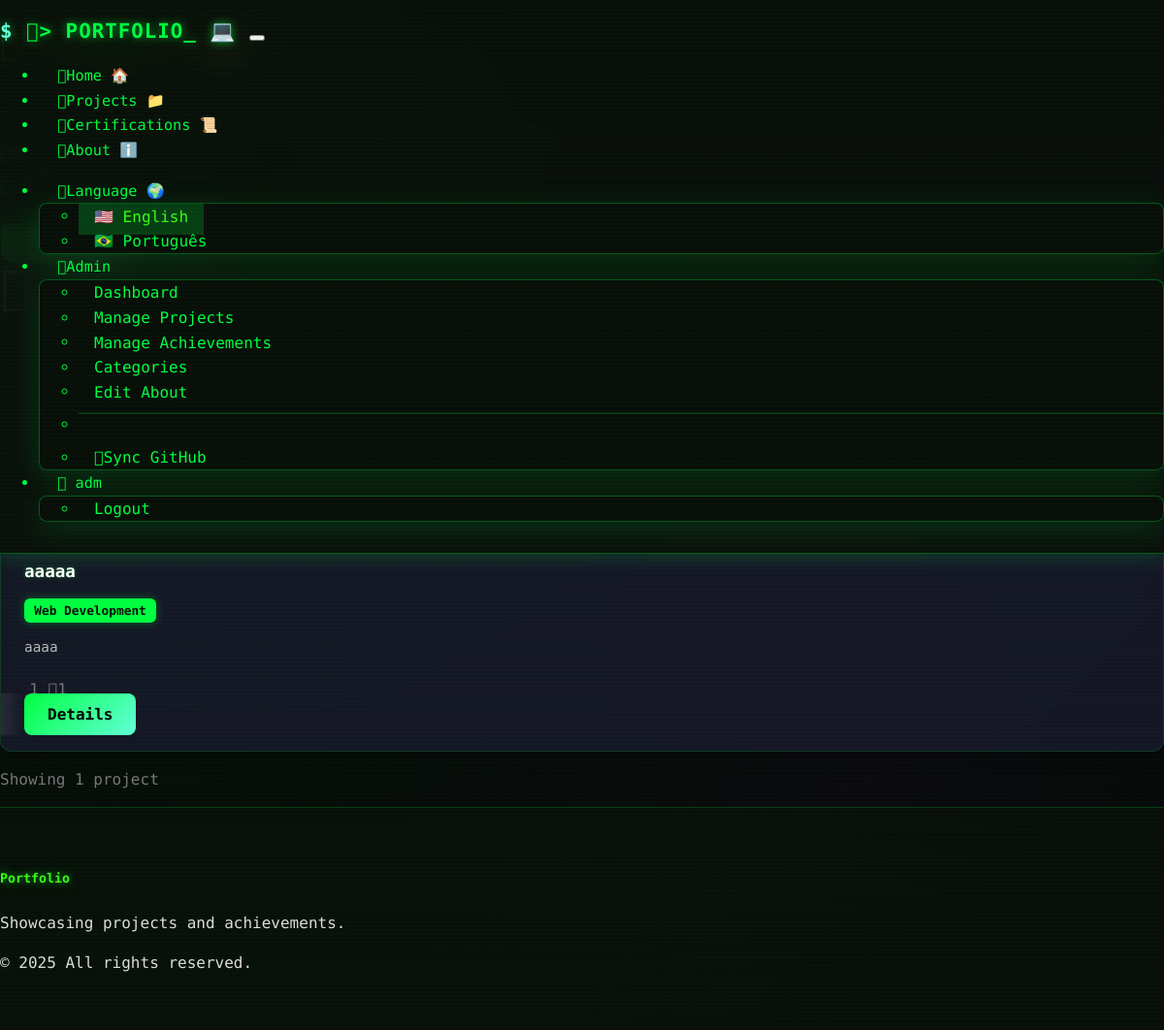
Page /projects (signed in) on the earlier database version.
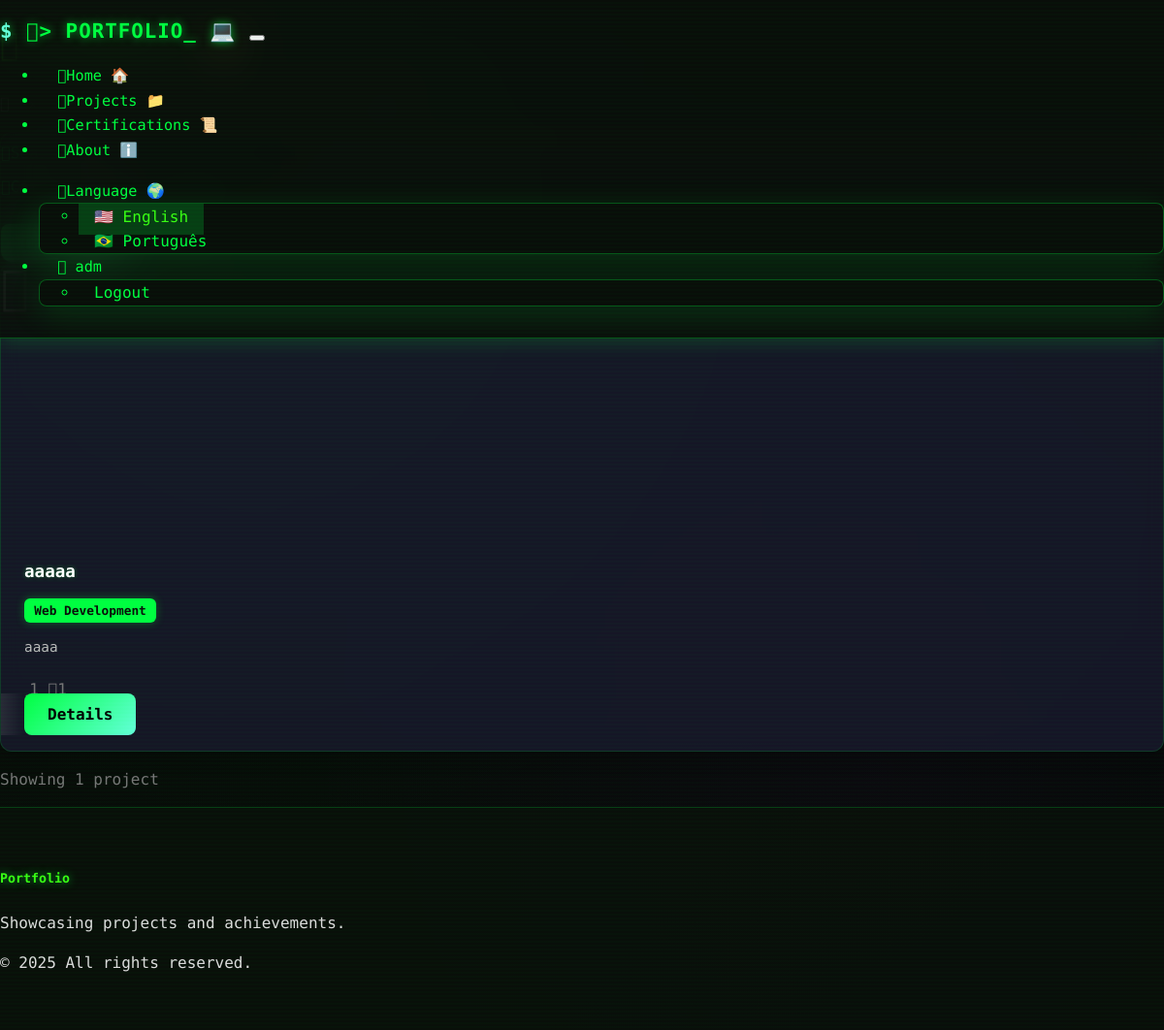
Same page on the later database version.
### models.py (models this page shows, shortened)
class User(UserMixin, db.Model):
    __tablename__ = 'users'
    id = db.Column(db.String, primary_key=True)
    email = db.Column(db.String, unique=True, nullable=True)
    password_hash = db.Column(db.String(256), nullable=True)  # For local auth
    first_name = db.Column(db.String, nullable=True)
    last_name = db.Column(db.String, nullable=True)
    profile_image_url = db.Column(db.String, nullable=True)
    is_admin = db.Column(db.Boolean, default=False)
    auth_type = db.Column(db.String(20), default='replit')  # 'replit' or 'local'
    created_at = db.Column(db.DateTime, default=datetime.now)
    updated_at = db.Column(db.DateTime, default=datetime.now, onupdate=datetime.now)
    comments = db.relationship('Comment', backref='author', lazy='dynamic')
    likes = db.relationship('Like', backref='user', lazy='dynamic')
    @property
    def display_name(self):
        if self.first_name and self.last_name:
            return f"{self.first_name} {self.last_name}"
        elif self.first_name:
            return self.first_name
        elif self.email:
            return self.email.split('@')[0]
        return "Anonymous User"

class Project(db.Model):
    __tablename__ = 'projects'
    id = db.Column(db.Integer, primary_key=True)
    title = db.Column(db.String(200), nullable=False)
    description = db.Column(db.Text, nullable=False)
    content = db.Column(db.Text)  # Detailed content/overview
    image_url = db.Column(db.String(500))
    demo_url = db.Column(db.String(500))
    github_url = db.Column(db.String(500))
    technologies = db.Column(db.String(500))  # Comma-separated list
    is_published = db.Column(db.Boolean, default=False)
    is_featured = db.Column(db.Boolean, default=False)
    category_id = db.Column(db.Integer, db.ForeignKey('categories.id'))
    created_at = db.Column(db.DateTime, default=datetime.now)
    updated_at = db.Column(db.DateTime, default=datetime.now, onupdate=datetime.now)
    comments = db.relationship('Comment', backref='project', lazy='dynamic', cascade='all, delete-orphan')
    likes = db.relationship('Like', backref='project', lazy='dynamic', cascade='all, delete-orphan')
    @property
    def like_count(self):
        return self.likes.count()
    @property
    def comment_count(self):
        return self.comments.count()
    @property
    def tech_list(self):
        if self.technologies:
            return [tech.strip() for tech in self.technologies.split(',')]
        return []

class Category(db.Model):
    __tablename__ = 'categories'
    id = db.Column(db.Integer, primary_key=True)
    name = db.Column(db.String(100), nullable=False, unique=True)
    color = db.Column(db.String(7), default='#007bff')  # Hex color code
    created_at = db.Column(db.DateTime, default=datetime.now)
    projects = db.relationship('Project', backref='category', lazy='dynamic')
    achievements = db.relationship('Achievement', backref='category', lazy='dynamic')

### routes.py (the view)
@app.route('/projects')
def projects():
    category_id = request.args.get('category', type=int)
    search = request.args.get('search', '').strip()
    query = Project.query.filter_by(is_published=True)
    if category_id:
        query = query.filter_by(category_id=category_id)
    if search:
        query = query.filter(or_(
            Project.title.contains(search),
            Project.description.contains(search),
            Project.technologies.contains(search)
        ))
    projects = query.order_by(desc(Project.created_at)).all()
    categories = Category.query.all()
    return render_template('projects.html',
                         projects=projects,
                         categories=categories,
                         selected_category=category_id,
                         search_term=search)

### app.py (called while the page is built)
@login_manager.user_loader
def load_user(user_id):
    return User.query.get(user_id)

### routes.py (called while the page is built)
@app.before_request
def make_session_permanent():
    session.permanent = True
    if 'language' not in session:
        session['language'] = 'en'

@app.context_processor
def inject_translations():
    def t(key):
        lang = session.get('language', 'en')
        return get_translation(key, lang)
    return dict(t=t, current_language=session.get('language', 'en'))

### translations.py (called while the page is built)
def get_translation(key, lang='en'):
    return translations.get(lang, {}).get(key, translations['en'].get(key, key))

### templates/projects.html (shortened to what this page needs)
{% extends "base.html" %}
{% block content %}
<div class="container py-5">
    <div class="row mb-5">
        <div class="col">
            <h1 class="display-5 fw-bold mb-3">
            </h1>
            <p class="lead text-muted">
            </p>
        </div>
    </div>
    <div class="row mb-4">
        <div class="col">
            <div class="card">
                <div class="card-body">
                    <form method="GET" class="row g-3 align-items-center">
                        <div class="col-md-4">
                            <label for="search" class="form-label">
                            </label>
                        </div>
                        <div class="col-md-4">
                            <label for="category" class="form-label">
                            </label>
                        </div>
                        <div class="col-md-4">
                            <label class="form-label">&nbsp;</label>
                            <div class="d-flex gap-2">
                                <button type="submit" class="btn btn-primary">
                                </button>
                                <a href="{{ url_for('projects') }}" class="btn btn-outline-secondary">
                                </a>
                            </div>
                        </div>
                    </form>
                </div>
            </div>
        </div>
    </div>
    {% if projects %}
        <div class="row g-4">
            {% for project in projects %}
                <div class="col-lg-4 col-md-6">
                    <div class="card h-100 shadow-sm project-card">
                        {% if project.image_url %}
                            <img src="{{ url_for('static', filename='uploads/' + project.image_url) }}"
                                 class="card-img-top" style="height: 250px; object-fit: cover;">
                        {% else %}
                            <div class="card-img-top bg-secondary d-flex align-items-center justify-content-center"
                                 style="height: 250px;">
                            </div>
                        {% endif %}
                        <div class="card-body d-flex flex-column">
                            <div class="d-flex justify-content-between align-items-start mb-2">
                                <h5 class="card-title">{{ project.title }}</h5>
                            </div>
                            {% if project.category %}
                                <div class="mb-2">
                                    <span class="badge bg-primary">
                                        {{ project.category.name }}
                                    </span>
                                </div>
                            {% endif %}
                            <p class="card-text flex-grow-1">{{ project.description[:150] }}{% if project.description|length > 150 %}...{% endif %}</p>
                            <div class="d-flex justify-content-between align-items-center mt-auto">
                                <div class="text-muted small">
                                    <i class="fas fa-heart me-1"></i>{{ project.like_count }}
                                    <i class="fas fa-comment ms-2 me-1"></i>{{ project.comment_count }}
                                </div>
                                <div class="btn-group">
                                    <a href="{{ url_for('project_detail', id=project.id) }}"
                                       class="btn btn-primary btn-sm">
                                        {{ t('project_details') }}
                                    </a>
                                </div>
                            </div>
                        </div>
                    </div>
                </div>
            {% endfor %}
        </div>
        <div class="row mt-4">
            <div class="col">
                <p class="text-muted text-center">
                    {{ t('showing_projects') }} {{ projects|length }} {{ t('project') if projects|length == 1 else t('projects') }}
                </p>
            </div>
        </div>
    {% endif %}
</div>
{% endblock %}

### templates/base.html (shortened to what this page needs)
<!DOCTYPE html>
<html lang="{{ current_language }}" data-bs-theme="dark">
<head>
    <link href="https://cdn.replit.com/agent/bootstrap-agent-dark-theme.min.css" rel="stylesheet">
    <link rel="stylesheet" href="https://cdnjs.cloudflare.com/ajax/libs/font-awesome/6.4.0/css/all.min.css">
    <link rel="stylesheet" href="{{ url_for('static', filename='css/custom.css') }}">
</head>
<body>
    <nav class="navbar navbar-expand-lg navbar-dark sticky-top">
        <div class="container">
            <a class="navbar-brand fw-bold glow-text" href="{{ url_for('index') }}">
                <i class="fas fa-code me-2"></i>&gt; PORTFOLIO_ 💻
            </a>
            <button class="navbar-toggler" type="button" data-bs-toggle="collapse" data-bs-target="#navbarNav">
            </button>
            <div class="collapse navbar-collapse" id="navbarNav">
                <ul class="navbar-nav me-auto">
                    <li class="nav-item">
                        <a class="nav-link" href="{{ url_for('index') }}">
                            <i class="fas fa-home me-1"></i>{{ t('nav_home') }} 🏠
                        </a>
                    </li>
                    <li class="nav-item">
                        <a class="nav-link" href="{{ url_for('projects') }}">
                            <i class="fas fa-folder-open me-1"></i>{{ t('nav_projects') }} 📁
                        </a>
                    </li>
                    <li class="nav-item">
                        <a class="nav-link" href="{{ url_for('achievements') }}">
                            <i class="fas fa-certificate me-1"></i>{{ t('nav_achievements') }} 📜
                        </a>
                    </li>
                    <li class="nav-item">
                        <a class="nav-link" href="{{ url_for('about') }}">
                            <i class="fas fa-info-circle me-1"></i>{{ t('nav_about') }} ℹ️
                        </a>
                    </li>
                </ul>
                <ul class="navbar-nav">
                    <li class="nav-item dropdown me-2">
                        <a class="nav-link dropdown-toggle" href="#" role="button" data-bs-toggle="dropdown">
                            <i class="fas fa-globe me-1"></i>{{ t('language') }} 🌍
                        </a>
                        <ul class="dropdown-menu">
                            <li><a class="dropdown-item{% if current_language == 'en' %} active{% endif %}"
                                   href="{{ url_for('set_language', language='en') }}">
                                🇺🇸 {{ t('english') }}
                            </a></li>
                            <li><a class="dropdown-item{% if current_language == 'pt' %} active{% endif %}"
                                   href="{{ url_for('set_language', language='pt') }}">
                                🇧🇷 {{ t('portuguese') }}
                            </a></li>
                        </ul>
                    </li>
                    {% if current_user.is_authenticated %}
                        {% if current_user.is_admin %}
                            <li class="nav-item dropdown">
                                <a class="nav-link dropdown-toggle" href="#" role="button" data-bs-toggle="dropdown">
                                    <i class="fas fa-cog me-1"></i>{{ t('nav_admin') }}
                                </a>
                                <ul class="dropdown-menu">
                                    <li><a class="dropdown-item" href="{{ url_for('admin_dashboard') }}">{{ t('admin_dashboard') }}</a></li>
                                    <li><a class="dropdown-item" href="{{ url_for('admin_projects') }}">{{ t('manage_projects') }}</a></li>
                                    <li><a class="dropdown-item" href="{{ url_for('admin_achievements') }}">{{ t('manage_achievements') }}</a></li>
                                    <li><a class="dropdown-item" href="{{ url_for('admin_categories') }}">{{ t('manage_categories') }}</a></li>
                                    <li><a class="dropdown-item" href="{{ url_for('admin_about_edit') }}">{{ t('edit_about') }}</a></li>
                                    <li><hr class="dropdown-divider"></li>
                                    <li><a class="dropdown-item" href="{{ url_for('admin_sync_github') }}">
                                        <i class="fab fa-github me-1"></i>{{ t('sync_github') }}
                                    </a></li>
                                </ul>
                            </li>
                        {% endif %}
                        <li class="nav-item dropdown">
                            <a class="nav-link dropdown-toggle" href="#" role="button" data-bs-toggle="dropdown">
                                {% if current_user.profile_image_url %}
                                    <img src="{{ current_user.profile_image_url }}" class="rounded-circle me-1" width="24" height="24" style="object-fit: cover;">
                                {% else %}
                                    <i class="fas fa-user me-1"></i>
                                {% endif %}
                                {{ current_user.display_name }}
                            </a>
                            <ul class="dropdown-menu">
                                <li><a class="dropdown-item" href="{{ url_for('logout') }}">{{ t('nav_logout') }}</a></li>
                            </ul>
                        </li>
                    {% endif %}
                </ul>
            </div>
        </div>
    </nav>
    <main>
        {% block content %}{% endblock %}
    </main>
    <footer class="bg-dark text-light py-4 mt-5">
        <div class="container">
            <div class="row">
                <div class="col-md-6">
                    <h5>Portfolio</h5>
                    <p class="mb-0">{{ t('portfolio_subtitle') }}</p>
                </div>
                <div class="col-md-6 text-md-end">
                    <p class="mb-0">&copy; 2025 {{ t('footer_rights') }}</p>
                </div>
            </div>
        </div>
    </footer>
</body>
</html>

Differences in the rows shown:
changed User "adm": is_admin True → False (drawn)
Other differences:
{{ t('nav_admin') }}: "Admin" → (not shown)
{{ t('admin_dashboard') }}: "Dashboard" → (not shown)
{{ t('manage_projects') }}: "Manage Projects" → (not shown)
{{ t('manage_achievements') }}: "Manage Achievements" → (not shown)
{{ t('manage_categories') }}: "Categories" → (not shown)
{{ t('edit_about') }}: "Edit About" → (not shown)
{{ t('sync_github') }}: "Sync GitHub" → (not shown)
